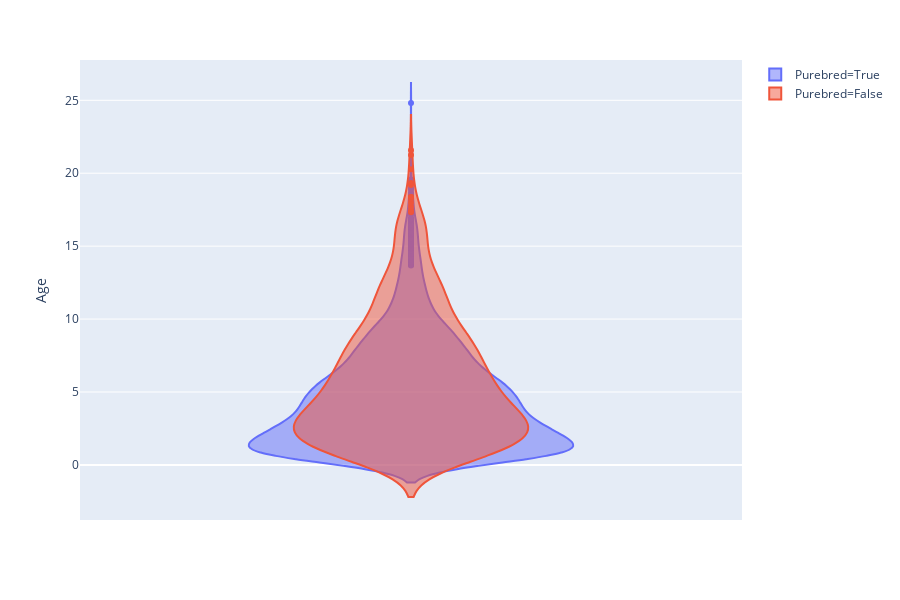

Notebook source saved alongside this figure:
### Markdown cell above
Our p-value is less than <0.001, so we can say that the age difference is statistically significant between these two groups. The difference is also shown in the violin plot below. However, since the data is from a questionnaire and more importantly it represents the age (but not life expectancy) we can't draw much conclusion from this.

### Code cell
age_violin = px.violin(data, y="Age", color="Purebred",
                violinmode='overlay')
age_violin.show()

### Figure 1 — Plotly figure (JSON) as saved in the notebook; plotly's stock layout.template omitted (floating-point values rounded to 4 significant figures; data arrays with more than 128 entries replaced by an {"elided": "..."} marker saying what was removed)
{"data": [{"alignmentgroup": "True", "box": {"visible": false}, "hoverlabel": {"namelength": 0}, "hovertemplate": "Purebred=True<br>Age=%{y}", "legendgroup": "Purebred=True", "marker": {"color": "#636efa"}, "name": "Purebred=True", "offsetgroup": "Purebred=True", "orientation": "v", "scalegroup": "True", "showlegend": true, "type": "violin", "x0": " ", "xaxis": "x", "y": {"elided": "4890 float values"}, "y0": " ", "yaxis": "y"}, {"alignmentgroup": "True", "box": {"visible": false}, "hoverlabel": {"namelength": 0}, "hovertemplate": "Purebred=False<br>Age=%{y}", "legendgroup": "Purebred=False", "marker": {"color": "#EF553B"}, "name": "Purebred=False", "offsetgroup": "Purebred=False", "orientation": "v", "scalegroup": "True", "showlegend": true, "type": "violin", "x0": " ", "xaxis": "x", "y": {"elided": "836 float values"}, "y0": " ", "yaxis": "y"}], "layout": {"height": 600, "legend": {"tracegroupgap": 0}, "margin": {"t": 60}, "violinmode": "overlay", "xaxis": {"anchor": "y", "domain": [0, 1]}, "yaxis": {"anchor": "x", "domain": [0, 1], "title": {"text": "Age"}}}}
